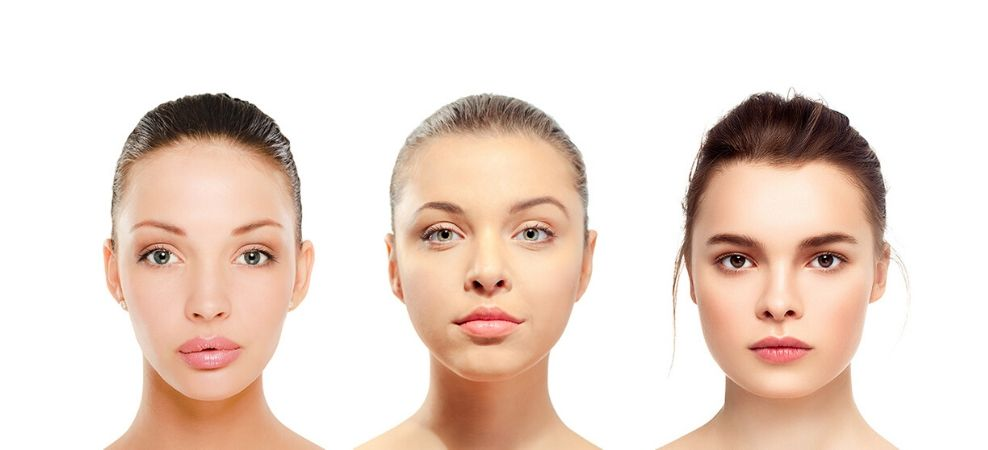
#> input picture project-face-detector/images-test/image-test-2.jpg, 988 x 450 px
$ python index.py
#> lines starting #> are read from the running program, lines starting #| are printed output that depends on the picture; after the words box and inside, x2 and y2 are one past the last pixel; in counts of white or black regions, pixels touching at a corner belong together
import cv2

class FaceDetector():
    def detectFaces(path_to_image):

#> called with path_to_image = './images-test/image-test-2.jpg'
        face_cascade = cv2.CascadeClassifier(cv2.data.haarcascades + 'haarcascade_frontalface_default.xml')

        image = cv2.imread(path_to_image)
#> image is the input picture: shape (450, 988, 3); mean B, G, R 208.5, 218.5, 235.8

        converted_to_gray = cv2.cvtColor(image, cv2.COLOR_BGR2GRAY)
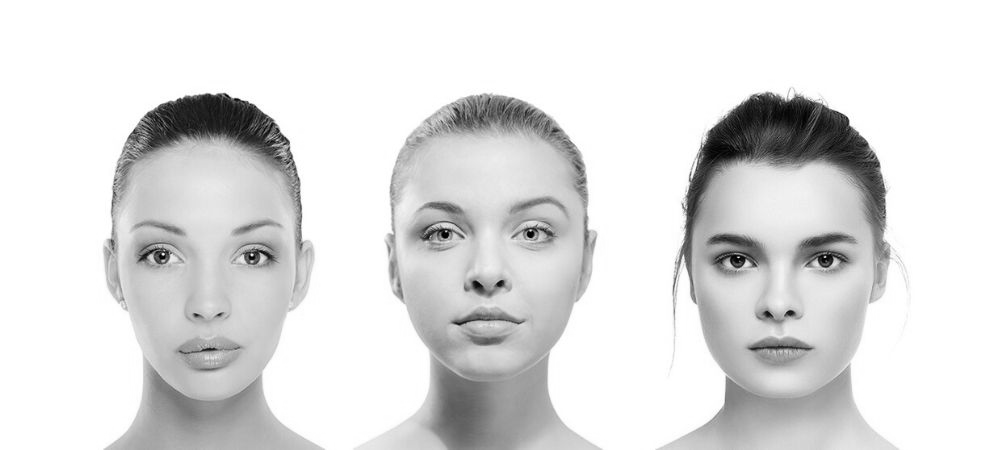
#> converted_to_gray: shape (450, 988); min 0, max 255, mean 222.5

        faces = face_cascade.detectMultiScale(converted_to_gray, 1.1, 4)
#> faces = [[660, 164, 239, 239], [361, 130, 254, 254], [83, 156, 253, 253]]

        for (x, y, w, h) in faces:
            cv2.rectangle(image, (x, y), (x+w, y+h), (0, 255, 0), 2)
#> this loop made 3 passes
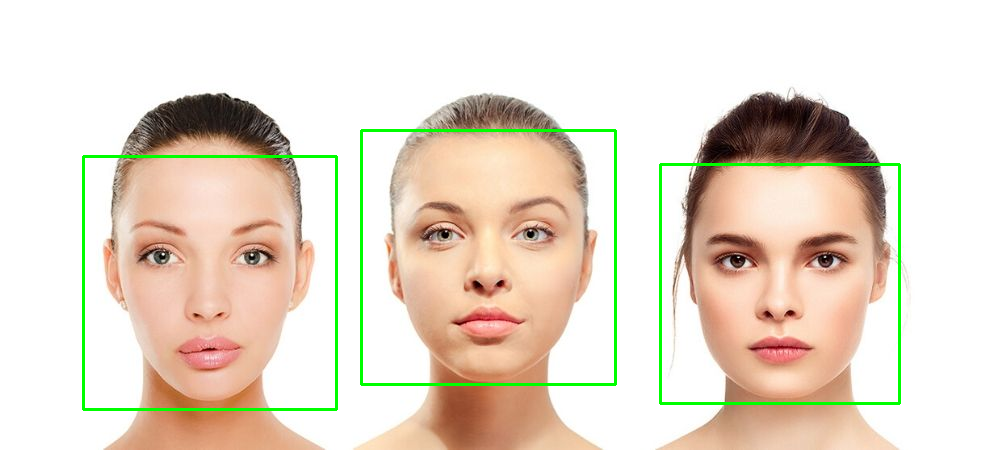
#> image: shape (450, 988, 3); 2.01% of pixels changed, all inside (x1, y1, x2, y2) = (82, 129, 901, 411)

        return image


    def showImage(image):
        cv2.imshow('image', image)
        cv2.waitKey()

if __name__ == '__main__':
    image = FaceDetector.detectFaces('./images-test/image-test-2.jpg')
    FaceDetector.showImage(image)
